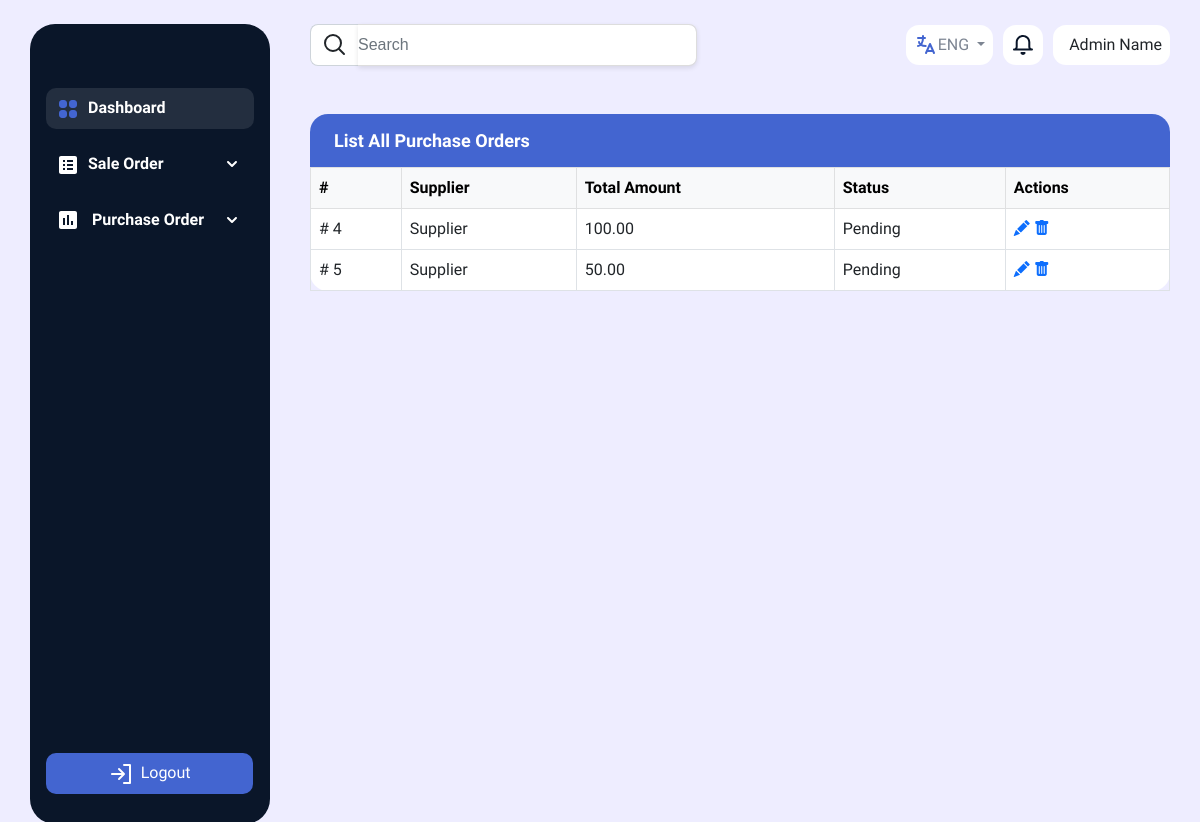
Page /purchase_order_list/ on the earlier database version.
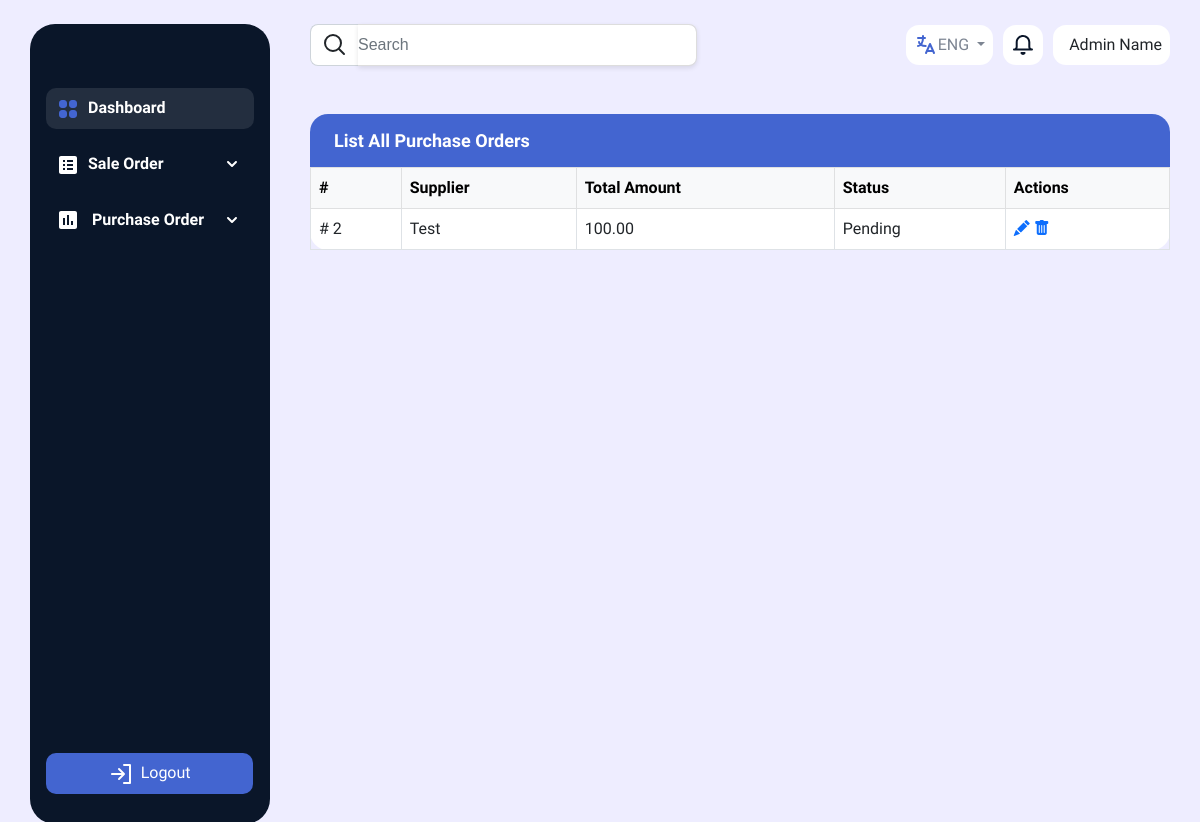
Same page on the later database version.
### core/models.py (models this page shows, shortened)
class PurchaseOrder(models.Model):
    supplier = models.ForeignKey('Supplier', on_delete=models.CASCADE)
    products = models.ManyToManyField('Product', through='PurchaseOrderProduct')
    order_date = models.DateField(auto_now_add=True)
    total_amount = models.DecimalField(max_digits=10, decimal_places=2, default=0)
    paid_amount = models.DecimalField(max_digits=10, decimal_places=2, default=0)
    pending_amount = models.DecimalField(max_digits=10, decimal_places=2, default=0)
    status = models.CharField(max_length=50, choices=[('Pending', 'Pending'), ('Received', 'Received')])
    payment_status = models.CharField(max_length=50, choices=[('PAID', 'PAID'), ('PARTIALLY PAID', 'PARTIALLY PAID')], null=True)

class Supplier(models.Model):
    name = models.CharField(max_length=255)
    email = models.CharField(max_length=255)
    contact_info = models.TextField()

### core/views.py (the view)
# urls.py: path('purchase_order_list/', views.purchase_order_list, name='purchase_order_list'),
def purchase_order_list(request):
    orders = PurchaseOrder.objects.all()
    return render(request, 'purchaseOrderList.html', {'orders':orders})

### templates/purchaseOrderList.html (shortened to what this page needs)
{% extends 'base.html' %}
{% load static %}
{% block content %}
  <div class="pt-4">
    <div style="background-color: white; border-radius: 18px;">
      <div class="container-fluid attendence-tab-head d-flex align-items-center py-3" style="background-color: #4365D0; border-radius: 18px; border-bottom-left-radius: 0; border-bottom-right-radius: 0;">
        <h5 class="me-3 mb-0 text-white">List All Purchase Orders</h5>
      </div>
      <div class="attendence-table" style="overflow-x:auto;">
        <table class="table table-bordered" style="margin-bottom: 0px;">
          <thead class="table-light">
            <tr>
              <th>#</th>
              <th>Supplier</th>
              <th>Total Amount</th>
              <th>Status</th>
              <th>Actions</th>
            </tr>
          </thead>
          {% for order in orders %}
            <tbody id="order-list">
              <td># {{ order.id }}</td>
              <td>{{ order.supplier.name }}</td>
              <td>{{ order.total_amount }}</td>
              <td>{{ order.status }}</td>
              <td>
                <a href="/purchase_order/{{ order.id }}"><i class="bi bi-pencil-fill"></i></a>
                <a href="{% url 'delete_order' order.id %}"><i class="bi bi-trash-fill"></i></a>
              </td>
            </tbody>
          {% endfor %}
        </table>
      </div>
    </div>
  </div>
{% endblock %}

### templates/base.html (shortened to what this page needs)
{% load static %}
<!DOCTYPE html>
<html lang="en">
  <head>
    <link href="https://cdn.jsdelivr.net/npm/bootstrap@5.0.2/dist/css/bootstrap.min.css" rel="stylesheet" />
    <link rel="stylesheet" href="https://cdn.jsdelivr.net/npm/bootstrap-icons@1.3.0/font/bootstrap-icons.css" />
    <link rel="stylesheet" href="{% static 'css/style.css' %}" type="text/css" />
  </head>
  <body>
    <div class="container mt-4 mb-4">
      <div class="row flex-nowrap">
        <div id="mySideBar" class="col-auto col-md-3 col-xl-2 px-sm-2 px-2 full-sidebar" style="border-radius: 25px; background: #0A1629 !important;">
          <div class="d-flex flex-column align-items-sm-start px-2 pt-2 text-white">
            <div class="nav flex-column nav-pills sidebar me-3 w-100 mt-3" id="v-pills-tab" role="tablist" aria-orientation="vertical">
              <a href="/dashboard" class="nav-link" type="button" style="text-align: left; color: white !important;
                        background: rgba(255, 255, 255, 0.1007) !important; border-radius: 10px;">
                Dashboard
              </a>
              <button class="nav-link" type="button" style="text-align: left; position: relative;">
                <span>Sale Order</span>
              </button>
              <button class="nav-link" type="button" style="text-align: left; position: relative;">
                <svg xmlns=" http://www.w3.org/2000/svg" width="24" height="24" viewBox="0 0 24 24" fill="none" class="me-2">
                  <path d="M19 3H5C3.9 3 3 3.9 3 5V19C3 20.1 3.9 21 5 21H19C20.1 21 21 20.1 21 19V5C21 3.9 20.1 3 19 3ZM9 17H7V10H9V17ZM13 17H11V7H13V17ZM17 17H15V13H17V17Z" fill="white" />
                </svg>
                <span>Purchase Order</span>
              </button>
            </div>
          </div>
          <div class="logout-btn px-2" style="position: relative; bottom: 30px;">
            <a href="/logout" class="nav-link w-100 text-white" style="text-align: center; background: #4365D0; border-radius: 10px; padding-left: 0.8rem; padding-right: 0.8rem;">
              Logout
            </a>
          </div>
        </div>
        <div class="tab-content col" id="v-pills-tabContent">
          <nav class="navbar navbar-expand-lg md-none d-none d-lg-block" style="padding: 0;">
            <div class="container-fluid" style="padding: 0px;">
              <form id="search-form" style="width: 50% !important;">
                <div class="input-group" style="border-radius: 50px !important; width: 90%;">
                  <span class="input-group-text py-2" style="background-color: #fff !important; border-right: 0; border-radius: 0.5rem; border-bottom-right-radius: 0; border-top-right-radius: 0;" id="basic-addon1">
                    <svg xmlns="http://www.w3.org/2000/svg" viewBox="0 0 24 24" width="24" height="24" fill="none" stroke="currentColor" stroke-width="2" stroke-linecap="round" stroke-linejoin="round">
                      <path d="M21 21l-5-5"></path>
                      <circle cx="10" cy="10" r="8"></circle>
                    </svg>
                  </span>
                  <input type="text" class="form-control py-2 ps-0" placeholder="Search" aria-label="Username" aria-describedby="basic-addon1" style="border-left: 0; border-radius: 0.5rem; border-bottom-left-radius: 0; border-top-left-radius: 0;" />
                </div>
              </form>
              <div class="navbar-nav ms-auto" style="gap: 10px;">
                <div class="nav-item dropdown bg-white" style="border-radius: 13px;">
                  <a style="color: #7D8592; font-weight: light;" class="nav-link dropdown-toggle" href="#" id="dropdown1" role="button" data-bs-toggle="dropdown" aria-expanded="false">
                    <svg xmlns="http://www.w3.org/2000/svg" width="24" height="24" viewBox="0 0 24 24" fill="none">
                      <path d="M4 5H11M9 3V5C9 9.418 6.761 13 4 13M5 9C5 11.144 7.952 12.908 11.7 13M12 20L16 11L20 20M19.0999 18H12.8999" stroke="#4365D0" stroke-width="2" stroke-linecap="round" stroke-linejoin="round" />
                    </svg>ENG
                  </a>
                </div>
                <div class="nav-item dropdown bg-white" style="border-radius: 13px;">
                  <a class="nav-link" style="color: #7D8592; font-weight: light;" href="#" id="dropdown2" role="button" data-bs-toggle="dropdown" aria-expanded="false">
                  </a>
                </div>
                <div class="nav-item dropdown bg-white d-flex align-items-center" style="border-radius: 13px; padding-left: 0.5rem; padding-right: 0.5rem;">
                  <p class="ms-2" style="margin-bottom: 0 !important;">Admin Name</p>
                </div>
              </div>
            </div>
          </nav>
          <div class="pt-4">
            {% block content %}
            {% endblock %}
          </div>
        </div>
      </div>
    </div>
  </body>
</html>

### static/css/style.css (style rules this page uses)
body { background-color: #EEEDFF !important; font-family: 'Nunito Sans', sans-serif !important; }
.full-sidebar { width: 240px !important; height: 800px !important; position: relative; margin-left: 0; z-index: 999 !important; }
.logout-btn { bottom: 30px !important; position: absolute !important; width: 93% !important; }
#v-pills-tabContent { padding-left: 2.5rem !important; padding-right: 0; }
@media (min-width: 992px) { #mySideBar { margin-left: 0 !important; } }
.sidebar .nav-link { border-radius: 10px; padding-left: 10px; padding-right: 0; margin-bottom: 15px; transition: 0.5s; color: #FFF; font-size: 16px; font-weight: 550; }
.attendence-tab-head h5 { color: #FFF; font-size: 18px; font-style: normal; font-weight: 700; line-height: normal; }
.collapse-icon { transition: 0.3s ease !important; }
.container { max-width: 95% !important; }
.attendence-table table th { font-weight: 600 !important; }
form { font-family: Arial, sans-serif; }
.form-control, .form-select { border: 1px solid #ddd; box-shadow: 0px 2px 5px rgba(0, 0, 0, 0.1); transition: all 0.3s ease; }

Differences in the rows shown:
removed PurchaseOrder: id "4", supplier.name "Supplier", total_amount "100.00", status "Pending"
removed PurchaseOrder: id "5", supplier.name "Supplier", total_amount "50.00", status "Pending"
added PurchaseOrder: id "2", supplier.name "Test", total_amount "100.00", status "Pending"
